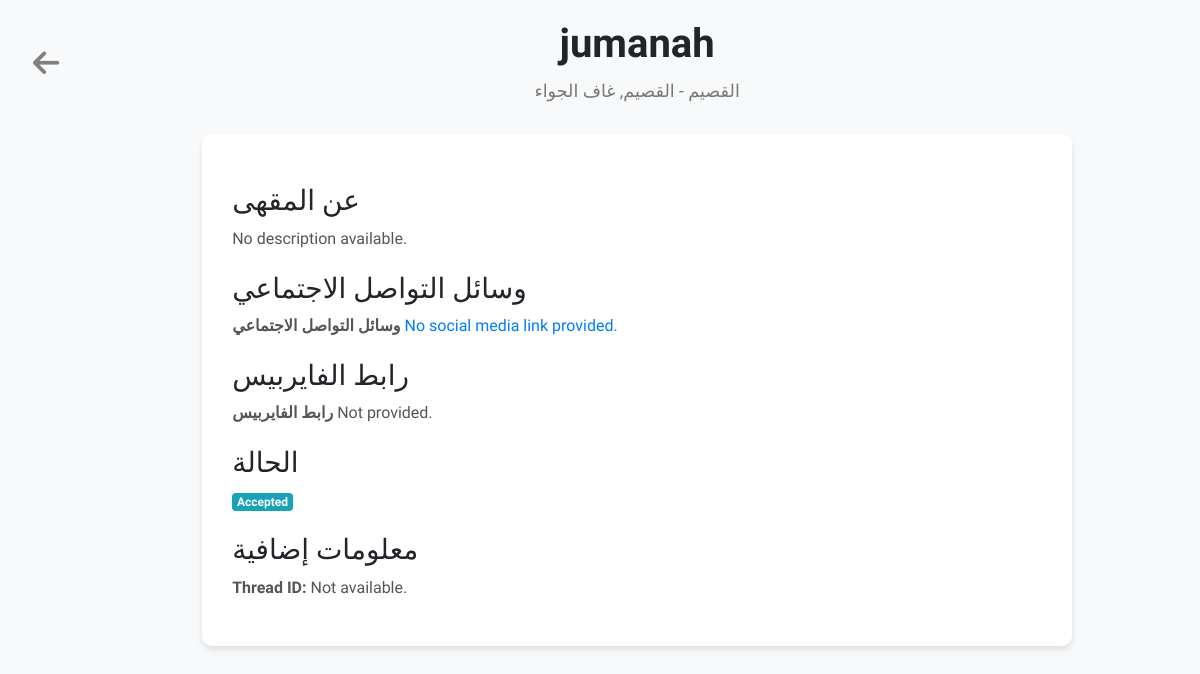
The app's page /ar/admins/user/18/ (signed in) with its own data.
### authentication_app/models.py (models this page shows, shortened)
class UserProfile(models.Model):
    PENDING = 0
    ACCEPTED = 1
    DENIED = 2
    STATUS_CHOICES = [
        (PENDING, 'Pending'),
        (ACCEPTED, 'Accepted'),
        (DENIED, 'Denied'),
    ]
    user = models.OneToOneField(User, on_delete=models.CASCADE)  # Links to User model
    cafe_name = models.CharField(max_length=255)  # Cafe name
    data_file = models.FileField(upload_to='static/uploads/' )  # Upload CSV or any file
    firebase_config = models.URLField(blank=True, null=True)  # Firebase Config link
    thread_id = models.CharField(max_length=255, blank=True, null=True)
    status = models.IntegerField(choices=STATUS_CHOICES, default=PENDING)  # Default to pending
    location = models.CharField(max_length=255, default='Filler' )
    area = models.ForeignKey(Area, on_delete=models.CASCADE)
    city = models.ForeignKey(City, on_delete=models.CASCADE)
    social_media_link = models.URLField(blank=True, null=True)
    cafe_description = models.TextField(blank=True, null=True)
    cafe_logo = models.ImageField(upload_to='static/logos/', blank=True, null=True)
    last_updated = models.DateTimeField(auto_now=True)

class Area(models.Model):
    name = models.CharField(max_length=255, unique=True)

class City(models.Model):
    name = models.CharField(max_length=255)
    area = models.ForeignKey(Area, on_delete=models.CASCADE, related_name="cities")

### authentication_app/decorators.py (the view, shortened to what this page needs)
        def wrapper_func(request, *args, **kwargs):
            user_profile = getattr(request.user, 'userprofile', None)
            if request.user.groups.exists():
                user_group = request.user.groups.all()[0].name
                if user_group in allowed_roles:
                    return view_func(request, *args, **kwargs)
            return redirect('login_page')  # Redirect non-logged-in users to login

### administrators/views.py (called while the page is built)
@login_required
@allowed_users(allowed_roles=['admins'])
def user_details(request, user_id):
    user_profile = get_object_or_404(UserProfile, id=user_id)
    return render(request, 'admins/user_details.html', {'user_profile': user_profile})

### templates/admins/user_details.html (shortened to what this page needs)
{% load static %}
{% load i18n %}
<!DOCTYPE html>
<html lang="en">
<head>
    <link href="https://stackpath.bootstrapcdn.com/bootstrap/4.5.2/css/bootstrap.min.css" rel="stylesheet">
    <link href="https://cdnjs.cloudflare.com/ajax/libs/font-awesome/5.15.4/css/all.min.css" rel="stylesheet">
</head>
<body>
    <div class='row'>
    <a href="javascript:window.history.back();" class="mt-5 ml-5">
        <i class="fas fa-arrow-left" style="font-size:30px; color:gray;"></i>
    </a>
    <div class="container">
        <div class="user-header">
            <h1>{{ user_profile.cafe_name }}</h1>
            <p>{{ user_profile.location }} - {{ user_profile.area.name }}, {{ user_profile.city.name }}</p>
        </div>
        <div class="content">
            <h2>{%trans 'About the Cafe'%}</h2>
            <p>{{ user_profile.cafe_description|default:"No description available." }}</p>
            <h2>{%trans 'Contact & Social Media'%}</h2>
            <p><strong>{%trans 'Social Media:'%}</strong> <a href="{{ user_profile.social_media_link }}" target="_blank">{{ user_profile.social_media_link|default:"No social media link provided." }}</a></p>
            <h2>{%trans 'Firebase Configuration'%}</h2>
            <p><strong>{%trans 'Firebase Config Link:'%}</strong> {{ user_profile.firebase_config|default:"Not provided." }}</p>
            <h2>{%trans 'Status'%}</h2>
            <p><span class="badge badge-info">{{ user_profile.get_status_display }}</span></p>
            <h2>{%trans 'Additional Information'%}</h2>
            <p><strong>{%trans 'Thread ID:'%}</strong> {{ user_profile.thread_id|default:"Not available." }}</p>
        </div>
    </div>
</div>
</body>
</html>

### templates/admins/user_details.html (style rules this page uses)
body { font-family: "beiruti", sans-serif; background-color: #f8f9fa; }
.container { max-width: 900px; margin-top: 20px; }
.user-header { text-align: center; margin-bottom: 30px; }
.user-header h1 { font-size: 2.5rem; font-weight: 700; margin-bottom: 10px; }
.user-header p { font-size: 1.1rem; color: #777; }
.content { background-color: #fff; padding: 30px; border-radius: 10px; box-shadow: 0 4px 6px rgba(0, 0, 0, 0.1); }
.content h2 { font-size: 1.75rem; margin-top: 20px; }
.content p { font-size: 1rem; line-height: 1.6; color: #555; }
.content .badge { margin-right: 10px; }

### records on screen
UserProfile: cafe_name "jumanah", location "القصيم", area.name "القصيم", city.name "غاف الجواء", cafe_description "No description available.", social_media_link "No social media link provided.", firebase_config "Not provided.", status "Accepted", thread_id "Not available."
